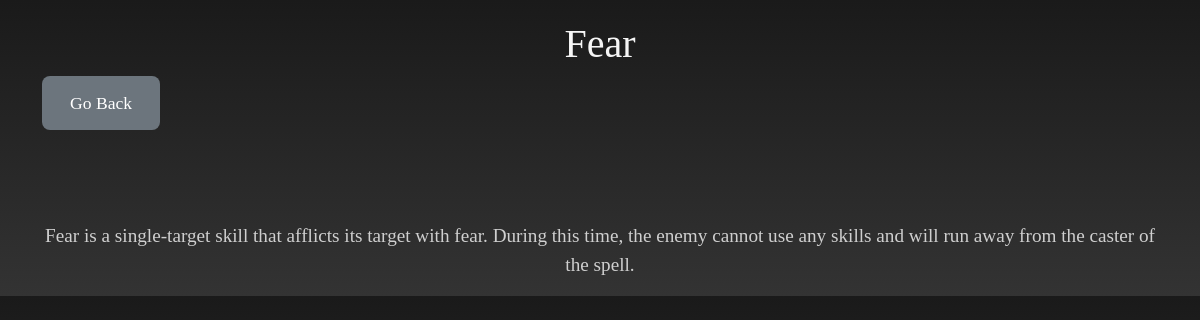
Page /entry/skills/2 on the earlier database version.
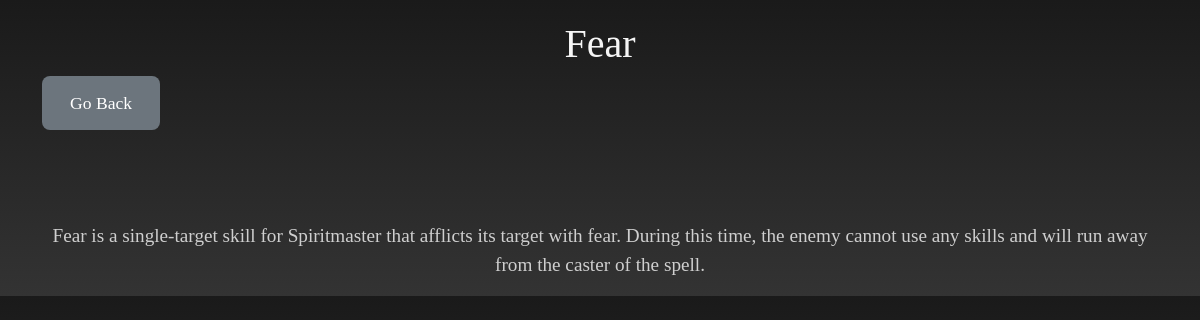
Same page on the later database version.
### entry/models.py (models this page shows, shortened)
class WikiPage(models.Model):
    title = models.CharField(max_length=500)
    description = models.CharField(max_length=20000)

### entry/views.py (the view)
# urls.py: path("skills/<int:page_id>", views.wiki_page, name="wiki_page"),
def wiki_page(request, page_id):
    wiki_page = get_object_or_404(WikiPage, pk=page_id)
    context = {"wiki_page": wiki_page}
    return render(request, "entry/wiki.html", context)

### entry/templates/entry/wiki.html (shortened to what this page needs)
{% extends 'base_template.html' %}
{% load static %}
{% block body_block %}
<div class="container">
    <h1 class="text-center">{{ wiki_page.title }}</h1>
    <a href="{% url 'entry:skills_page' %}" class="btn btn-primary" role="button">Go Back</a>
    <br /><br /><br /><br />
    <p class="description-section"> {{ wiki_page.description }}</p>
{% endblock %}

Differences in the rows shown:
changed WikiPage "Fear": description "…is a single-target skill that afflicts its target…" → "…is a single-target skill for Spiritmaster that afflicts its target…"
